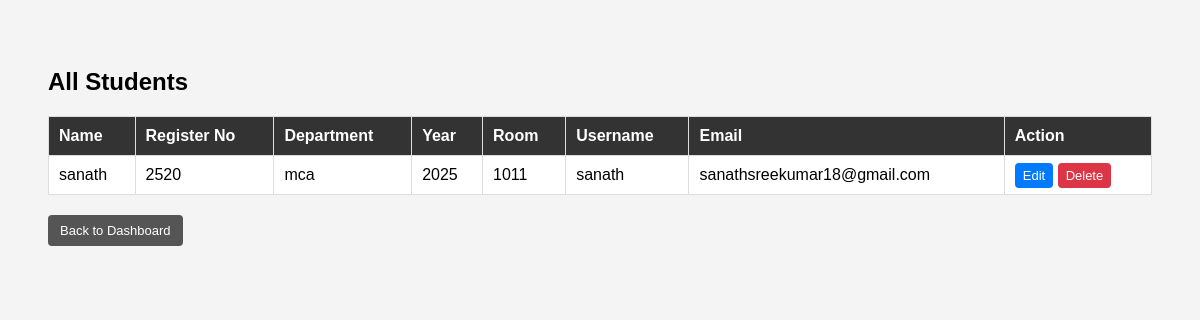
Page /warden/view_students.php (signed in) on the earlier database version.
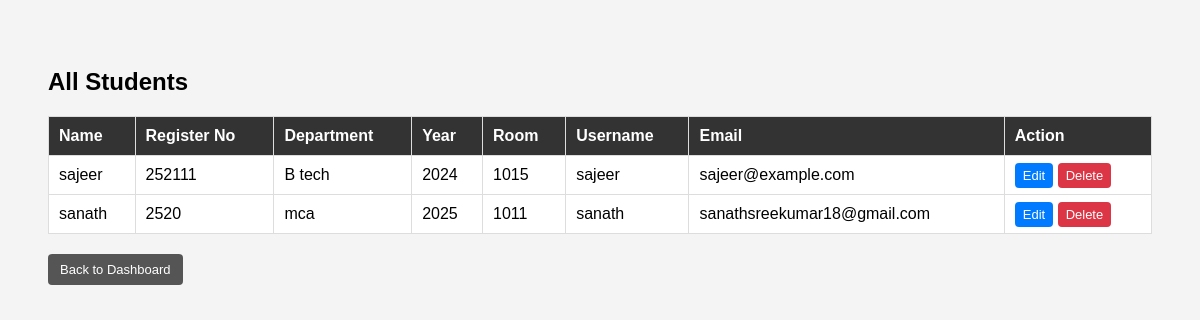
Same page on the later database version.
### tables this page shows
CREATE TABLE `student_profiles` (
  `id` int(11) NOT NULL,
  `user_id` int(11) NOT NULL,
  `register_number` varchar(50) DEFAULT NULL,
  `department` varchar(100) DEFAULT NULL,
  `year` int(11) DEFAULT NULL,
  `room_number` varchar(20) DEFAULT NULL,
  `phone` varchar(15) DEFAULT NULL
);

CREATE TABLE `users` (
  `id` int(11) NOT NULL,
  `role_id` int(11) NOT NULL,
  `name` varchar(100) NOT NULL,
  `username` varchar(50) NOT NULL,
  `password` varchar(255) NOT NULL,
  `email` varchar(100) DEFAULT NULL,
  `parent_email` varchar(100) DEFAULT NULL,
  `teacher_email` varchar(100) DEFAULT NULL,
  `created_at` timestamp NOT NULL DEFAULT current_timestamp()
);

### warden/view_students.php (the view, shortened to what this page needs)
<?php
include("../config/db.php");
$stmt = $conn->prepare("
    SELECT users.id, users.name, users.username, users.email,
           student_profiles.register_number,
           student_profiles.department,
           student_profiles.year,
           student_profiles.room_number
    FROM users
    JOIN roles ON users.role_id = roles.id
    JOIN student_profiles ON users.id = student_profiles.user_id
    WHERE roles.role_name = 'student'
    ORDER BY users.name ASC
");
$stmt->execute();
$result = $stmt->get_result();
?>
<!DOCTYPE html>
<html>
<head>
</head>
<body>
<h2>All Students</h2>
<table>
    <tr>
        <th>Name</th>
        <th>Register No</th>
        <th>Department</th>
        <th>Year</th>
        <th>Room</th>
        <th>Username</th>
        <th>Email</th>
        <th>Action</th>
    </tr>
    <?php while ($row = $result->fetch_assoc()): ?>
    <tr>
        <td><?php echo htmlspecialchars($row["name"]); ?></td>
        <td><?php echo htmlspecialchars($row["register_number"]); ?></td>
        <td><?php echo htmlspecialchars($row["department"]); ?></td>
        <td><?php echo htmlspecialchars($row["year"]); ?></td>
        <td><?php echo htmlspecialchars($row["room_number"]); ?></td>
        <td><?php echo htmlspecialchars($row["username"]); ?></td>
        <td><?php echo htmlspecialchars($row["email"]); ?></td>
        <td>
            <a class="edit-btn" href="edit_student.php?id=<?php echo $row['id']; ?>">Edit</a>
            <a class="delete-btn"
               href="delete_student.php?id=<?php echo $row['id']; ?>"
               onclick="return confirm('Are you sure you want to delete this student?');">
               Delete
            </a>
        </td>
    </tr>
    <?php endwhile; ?>
</table>
<a class="back-btn" href="dashboard.php">Back to Dashboard</a>
</body>
</html>

Differences in the rows shown:
added student_profiles: user.name "sajeer", register_number "252111", department "B tech", year "2024", room_number "1015", user.username "sajeer", user.email "sajeer@example.com"
